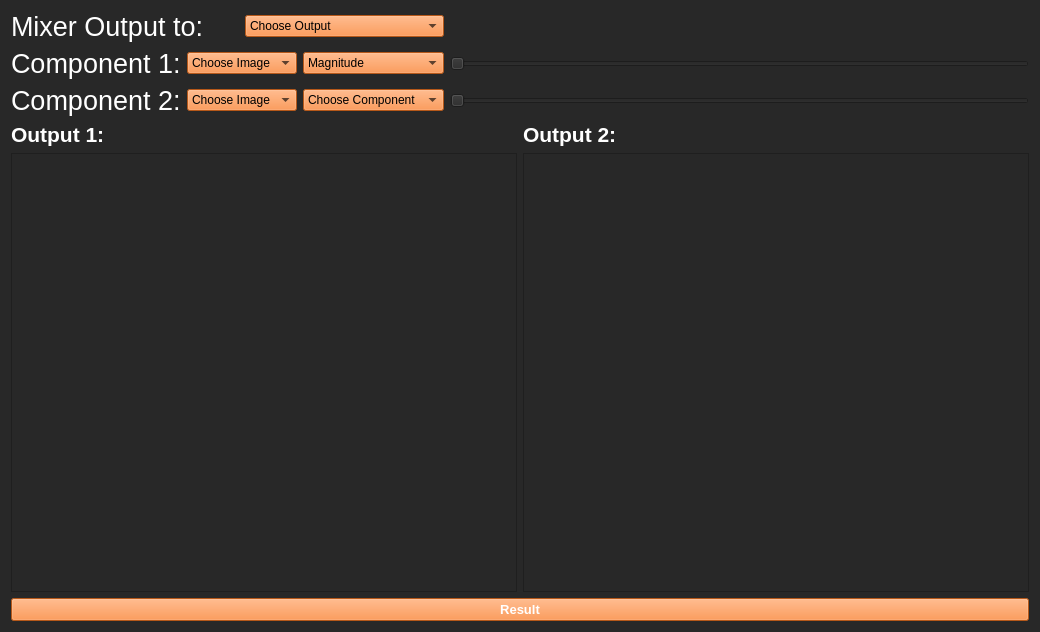
<?xml version="1.0" encoding="UTF-8"?>
<ui version="4.0">
 <class>Form</class>
 <widget class="QWidget" name="Form">
  <property name="geometry">
   <rect>
    <x>0</x>
    <y>0</y>
    <width>1040</width>
    <height>632</height>
   </rect>
  </property>
  <property name="windowTitle">
   <string>Form</string>
  </property>
  <property name="styleSheet">
   <string notr="true">background-color: rgb(40, 40, 40);</string>
  </property>
  <layout class="QGridLayout" name="gridLayout_2">
   <item row="0" column="0">
    <layout class="QGridLayout" name="gridLayout_3">
     <item row="0" column="0" colspan="2">
      <widget class="QLabel" name="label">
       <property name="font">
        <font>
         <pointsize>20</pointsize>
         <weight>50</weight>
         <bold>false</bold>
        </font>
       </property>
       <property name="styleSheet">
        <string notr="true">color: rgb(255, 255, 255);</string>
       </property>
       <property name="text">
        <string>Mixer Output to:</string>
       </property>
      </widget>
     </item>
     <item row="0" column="2" colspan="2">
      <widget class="QComboBox" name="outputComboBox">
       <property name="styleSheet">
        <string notr="true">background-color: rgb(255, 123, 35);
</string>
       </property>
       <item>
        <property name="text">
         <string>Choose Output </string>
        </property>
       </item>
       <item>
        <property name="text">
         <string>Output 1</string>
        </property>
       </item>
       <item>
        <property name="text">
         <string>Output 2</string>
        </property>
       </item>
      </widget>
     </item>
     <item row="1" column="0">
      <widget class="QLabel" name="label_3">
       <property name="font">
        <font>
         <pointsize>20</pointsize>
         <weight>50</weight>
         <bold>false</bold>
        </font>
       </property>
       <property name="styleSheet">
        <string notr="true">color: rgb(255, 255, 255);</string>
       </property>
       <property name="text">
        <string>Component 1:</string>
       </property>
      </widget>
     </item>
     <item row="1" column="1" colspan="2">
      <widget class="QComboBox" name="imageComboBox1">
       <property name="styleSheet">
        <string notr="true">background-color: rgb(255, 123, 35);</string>
       </property>
       <item>
        <property name="text">
         <string>Choose Image</string>
        </property>
       </item>
       <item>
        <property name="text">
         <string>Image 1</string>
        </property>
       </item>
       <item>
        <property name="text">
         <string>Image 2</string>
        </property>
       </item>
      </widget>
     </item>
     <item row="1" column="3">
      <widget class="QComboBox" name="componentComboBox1">
       <property name="styleSheet">
        <string notr="true">background-color: rgb(255, 123, 35);</string>
       </property>
       <item>
        <property name="text">
         <string>Magnitude</string>
        </property>
       </item>
       <item>
        <property name="text">
         <string>Phase</string>
        </property>
       </item>
       <item>
        <property name="text">
         <string>Real</string>
        </property>
       </item>
       <item>
        <property name="text">
         <string>Imaginary</string>
        </property>
       </item>
       <item>
        <property name="text">
         <string>Uni Magnitude</string>
        </property>
       </item>
       <item>
        <property name="text">
         <string>Uni Magnitude_2</string>
        </property>
       </item>
       <item>
        <property name="text">
         <string>Uni Phase</string>
        </property>
       </item>
       <item>
        <property name="text">
         <string>Uni Phase_2</string>
        </property>
       </item>
      </widget>
     </item>
     <item row="1" column="4">
      <widget class="QSlider" name="slider1">
       <property name="maximum">
        <number>100</number>
       </property>
       <property name="orientation">
        <enum>Qt::Horizontal</enum>
       </property>
       <property name="tickPosition">
        <enum>QSlider::NoTicks</enum>
       </property>
       <property name="tickInterval">
        <number>0</number>
       </property>
      </widget>
     </item>
     <item row="2" column="0">
      <widget class="QLabel" name="label_4">
       <property name="font">
        <font>
         <pointsize>20</pointsize>
         <weight>50</weight>
         <bold>false</bold>
        </font>
       </property>
       <property name="styleSheet">
        <string notr="true">color: rgb(255, 255, 255);</string>
       </property>
       <property name="text">
        <string>Component 2:</string>
       </property>
      </widget>
     </item>
     <item row="2" column="1" colspan="2">
      <widget class="QComboBox" name="ImageComboBox2">
       <property name="styleSheet">
        <string notr="true">background-color: rgb(255, 123, 35);</string>
       </property>
       <item>
        <property name="text">
         <string>Choose Image</string>
        </property>
       </item>
       <item>
        <property name="text">
         <string>Image 1</string>
        </property>
       </item>
       <item>
        <property name="text">
         <string>Image 2</string>
        </property>
       </item>
      </widget>
     </item>
     <item row="2" column="3">
      <widget class="QComboBox" name="componentComboBox2">
       <property name="styleSheet">
        <string notr="true">background-color: rgb(255, 123, 35);</string>
       </property>
       <item>
        <property name="text">
         <string>Choose Component</string>
        </property>
       </item>
       <item>
        <property name="text">
         <string>Magnitude</string>
        </property>
       </item>
       <item>
        <property name="text">
         <string>Phase</string>
        </property>
       </item>
       <item>
        <property name="text">
         <string>Real</string>
        </property>
       </item>
       <item>
        <property name="text">
         <string>Imaginary</string>
        </property>
       </item>
       <item>
        <property name="text">
         <string>Uni Magnitude</string>
        </property>
       </item>
       <item>
        <property name="text">
         <string>Uni Magnitude_2</string>
        </property>
       </item>
       <item>
        <property name="text">
         <string>Uni Phase</string>
        </property>
       </item>
       <item>
        <property name="text">
         <string>Uni Phase_2</string>
        </property>
       </item>
      </widget>
     </item>
     <item row="2" column="4">
      <widget class="QSlider" name="horizontalSlider_2">
       <property name="maximum">
        <number>100</number>
       </property>
       <property name="orientation">
        <enum>Qt::Horizontal</enum>
       </property>
       <property name="tickPosition">
        <enum>QSlider::NoTicks</enum>
       </property>
       <property name="tickInterval">
        <number>0</number>
       </property>
      </widget>
     </item>
    </layout>
   </item>
   <item row="1" column="0">
    <layout class="QGridLayout" name="gridLayout">
     <item row="2" column="0" colspan="2">
      <widget class="QPushButton" name="resultButton">
       <property name="font">
        <font>
         <pointsize>10</pointsize>
         <weight>75</weight>
         <bold>true</bold>
        </font>
       </property>
       <property name="styleSheet">
        <string notr="true">background-color: rgb(255, 123, 35);color: rgb(255, 255, 255);</string>
       </property>
       <property name="text">
        <string>Result</string>
       </property>
      </widget>
     </item>
     <item row="0" column="0">
      <widget class="QLabel" name="label_2">
       <property name="font">
        <font>
         <pointsize>16</pointsize>
         <weight>75</weight>
         <bold>true</bold>
        </font>
       </property>
       <property name="styleSheet">
        <string notr="true">color: rgb(255, 255, 255);</string>
       </property>
       <property name="text">
        <string>Output 1:</string>
       </property>
      </widget>
     </item>
     <item row="0" column="1">
      <widget class="QLabel" name="label_5">
       <property name="font">
        <font>
         <pointsize>16</pointsize>
         <weight>75</weight>
         <bold>true</bold>
        </font>
       </property>
       <property name="styleSheet">
        <string notr="true">color: rgb(255, 255, 255);</string>
       </property>
       <property name="text">
        <string>Output 2:</string>
       </property>
      </widget>
     </item>
     <item row="1" column="0">
      <widget class="PlotWidget" name="graphicsView"/>
     </item>
     <item row="1" column="1">
      <widget class="PlotWidget" name="graphicsView_2"/>
     </item>
    </layout>
   </item>
  </layout>
 </widget>
 <customwidgets>
  <customwidget>
   <class>PlotWidget</class>
   <extends>QGraphicsView</extends>
   <header location="global">pyqtgraph</header>
  </customwidget>
 </customwidgets>
 <resources/>
 <connections/>
</ui>
